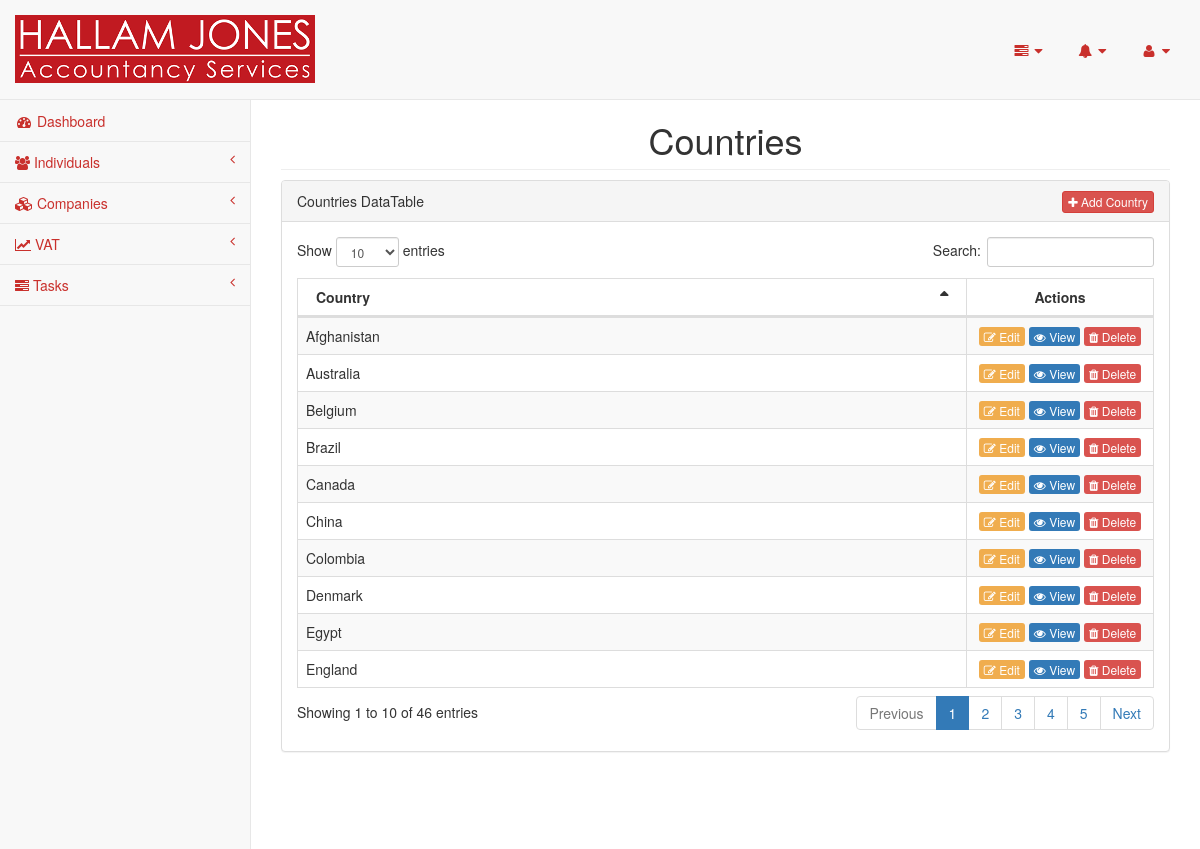
Page /pages/countries.php (signed in) on the committed database.
### tables this page shows
CREATE TABLE `countries` (
  `id` int(11) NOT NULL,
  `name` varchar(200) NOT NULL
);

### pages/dbconnection.php (called while the page is built, shortened)
<?php
class Dbconnection{
	protected $db_name = "hallam";
	protected $db_user = "root";
	protected $db_pass = "";
	protected $db_host = "localhost";
	public function connect(){
		$this->db_conn = mysqli_connect($this->db_host, $this->db_user, $this->db_pass, $this->db_name);
		return true;
	}
}
$db=new Dbconnection();
?>

### pages/countries.php (the view, shortened to what this page needs)
<?php
require_once('header.php');
require_once('sidebar.php');
$result = mysqli_query($db->db_conn, "SELECT * FROM countries ORDER BY name");
?>
        <div id="page-wrapper">
            <div class="row">
                <div class="col-lg-12">
                    <h1 class="page-header text-center">Countries</h1>
                </div>
            </div>
            <div class="row">
                <div class="col-lg-12">
                    <div class="panel panel-default">
                        <div class="panel-heading">
                            Countries DataTable
                            <a href="add-country.php" class="btn btn-xs btn-danger pull-right"><i class="fa fa-plus"></i> Add Country</a>
                        </div>
                        <div class="panel-body">
                            <div class="dataTable_wrapper table-responsive">
                                <table class="table table-striped table-bordered table-hover" id="dataTables-example">
                                    <thead>
                                        <tr>
                                            <th>Country</th>
                                            <th class="remove-shorting-icons text-center" style="width:150px;">Actions</th>
                                        </tr>
                                    </thead>
                                    <tbody>
                                        <?php
                                        if($result->num_rows > 0){
                                            while($row = $result->fetch_array()){
                                        ?>
                                            <tr class="odd gradeA">
                                                <td><?php echo  $row["name"];?>
                                                </td>
                                                <td class="text-center">
                                                    <a class="btn-xs btn-warning" href="edit-country.php?id=<?php echo $row["id"]; ?>"><i class="fa fa-edit"></i> Edit</a>
                                                    <a class="btn-xs btn-primary" href="country.php?id=<?php echo $row["id"]; ?>"><i class="fa fa-eye"></i> View</a>
                                                    <a class="btn-xs btn-danger" onclick="deleteContent(<?php echo $row["id"]; ?>, 'country')" href="javascript:void(0)"><i class="fa fa-trash"></i> Delete</a>
                                                </td>
                                            </tr>
                                        <?php
                                            }
                                        }else{
                                            echo '<tr class="odd gradeA">
                                                    <td colspan="2"><div class="error-message">No data found</div></td>
                                                    <td style="display: none;"></td>
                                                </tr>';
                                        }
                                        ?>
                                    </tbody>
                                </table>
                            </div>
                        </div>
                    </div>
                </div>
            </div>
        </div>
<?php require_once('footer.php');?>

### rows in the picture
countries: name "Afghanistan"
countries: name "Australia"
countries: name "Belgium"
countries: name "Brazil"
countries: name "Canada"
countries: name "China"
countries: name "Colombia"
countries: name "Denmark"
countries: name "Egypt"
countries: name "England"
